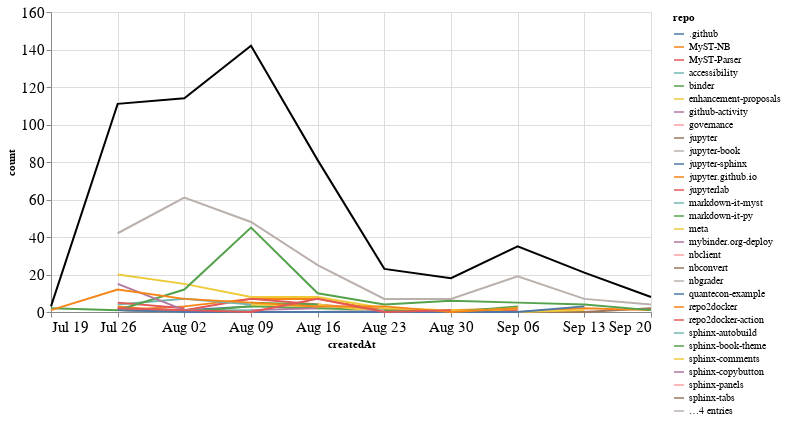

The cell this chart's notebook holds for it:
### Markdown cell above
## Comments

### Code cell
comments_time = comments.groupby('repo').resample('W', on='createdAt').count()['author'].reset_index()
comments_time = comments_time.rename(columns={'author': 'count'})
comments_time_total = comments_time.groupby('createdAt').agg({"count": "sum"}).reset_index()
ch1 = alt.Chart(comments_time, width=600).mark_line().encode(
    x='createdAt',
    y='count',
    color='repo',
    tooltip="repo"
)

ch2 = alt.Chart(comments_time_total, width=600).mark_line(color="black").encode(
    x='createdAt',
    y='count',
)

ch1 + ch2

### Figure 1 — Vega-Lite specification as saved in the notebook (floating-point values rounded to 4 significant figures)
{"config": {"axisLeft": {"labelFontSize": 15}, "axisBottom": {"labelFontSize": 15}}, "layer": [{"data": {"name": "data-2e652edb409a316e8bc7059a9efa07e3"}, "mark": "line", "encoding": {"color": {"type": "nominal", "field": "repo"}, "tooltip": {"type": "nominal", "field": "repo"}, "x": {"type": "temporal", "field": "createdAt"}, "y": {"type": "quantitative", "field": "count"}}, "width": 600}, {"data": {"name": "data-922b309c26c95769317ffa856b517aa6"}, "mark": {"type": "line", "color": "black"}, "encoding": {"x": {"type": "temporal", "field": "createdAt"}, "y": {"type": "quantitative", "field": "count"}}, "width": 600}], "$schema": "https://vega.github.io/schema/vega-lite/v4.8.1.json", "datasets": {"data-2e652edb409a316e8bc7059a9efa07e3": [{"repo": ".github", "createdAt": "2020-08-02T00:00:00", "count": 1}, {"repo": ".github", "createdAt": "2020-08-09T00:00:00", "count": 3}, {"repo": "MyST-NB", "createdAt": "2020-07-26T00:00:00", "count": 1}, {"repo": "MyST-NB", "createdAt": "2020-08-02T00:00:00", "count": 3}, {"repo": "MyST-NB", "createdAt": "2020-08-09T00:00:00", "count": 7}, {"repo": "MyST-NB", "createdAt": "2020-08-16T00:00:00", "count": 7}, {"repo": "MyST-NB", "createdAt": "2020-08-23T00:00:00", "count": 1}, {"repo": "MyST-NB", "createdAt": "2020-08-30T00:00:00", "count": 1}, {"repo": "MyST-NB", "createdAt": "2020-09-06T00:00:00", "count": 2}, {"repo": "MyST-Parser", "createdAt": "2020-07-26T00:00:00", "count": 2}, {"repo": "MyST-Parser", "createdAt": "2020-08-02T00:00:00", "count": 1}, {"repo": "MyST-Parser", "createdAt": "2020-08-09T00:00:00", "count": 7}, {"repo": "MyST-Parser", "createdAt": "2020-08-16T00:00:00", "count": 4}, {"repo": "MyST-Parser", "createdAt": "2020-08-23T00:00:00", "count": 1}, {"repo": "MyST-Parser", "createdAt": "2020-08-30T00:00:00", "count": 0}, {"repo": "MyST-Parser", "createdAt": "2020-09-06T00:00:00", "count": 1}, {"repo": "accessibility", "createdAt": "2020-08-02T00:00:00", "count": 1}, {"repo": "accessibility", "createdAt": "2020-08-09T00:00:00", "count": 1}, {"repo": "binder", "createdAt": "2020-07-26T00:00:00", "count": 1}, {"repo": "binder", "createdAt": "2020-08-02T00:00:00", "count": 0}, {"repo": "binder", "createdAt": "2020-08-09T00:00:00", "count": 3}, {"repo": "binder", "createdAt": "2020-08-16T00:00:00", "count": 2}, {"repo": "binder", "createdAt": "2020-08-23T00:00:00", "count": 1}, {"repo": "binder", "createdAt": "2020-08-30T00:00:00", "count": 0}, {"repo": "binder", "createdAt": "2020-09-06T00:00:00", "count": 3}, {"repo": "enhancement-proposals", "createdAt": "2020-08-16T00:00:00", "count": 4}, {"repo": "enhancement-proposals", "createdAt": "2020-08-23T00:00:00", "count": 0}, {"repo": "enhancement-proposals", "createdAt": "2020-08-30T00:00:00", "count": 0}, {"repo": "enhancement-proposals", "createdAt": "2020-09-06T00:00:00", "count": 2}, {"repo": "github-activity", "createdAt": "2020-08-09T00:00:00", "count": 1}, {"repo": "github-activity", "createdAt": "2020-08-16T00:00:00", "count": 2}, {"repo": "governance", "createdAt": "2020-08-09T00:00:00", "count": 1}, {"repo": "jupyter", "createdAt": "2020-07-26T00:00:00", "count": 1}, {"repo": "jupyter", "createdAt": "2020-08-02T00:00:00", "count": 0}, {"repo": "jupyter", "createdAt": "2020-08-09T00:00:00", "count": 0}, {"repo": "jupyter", "createdAt": "2020-08-16T00:00:00", "count": 0}, {"repo": "jupyter", "createdAt": "2020-08-23T00:00:00", "count": 0}, {"repo": "jupyter", "createdAt": "2020-08-30T00:00:00", "count": 0}, {"repo": "jupyter", "createdAt": "2020-09-06T00:00:00", "count": 0}, {"repo": "jupyter", "createdAt": "2020-09-13T00:00:00", "count": 0}, {"repo": "jupyter", "createdAt": "2020-09-20T00:00:00", "count": 2}, {"repo": "jupyter-book", "createdAt": "2020-07-26T00:00:00", "count": 42}, {"repo": "jupyter-book", "createdAt": "2020-08-02T00:00:00", "count": 61}, {"repo": "jupyter-book", "createdAt": "2020-08-09T00:00:00", "count": 48}, {"repo": "jupyter-book", "createdAt": "2020-08-16T00:00:00", "count": 25}, {"repo": "jupyter-book", "createdAt": "2020-08-23T00:00:00", "count": 7}, {"repo": "jupyter-book", "createdAt": "2020-08-30T00:00:00", "count": 7}, {"repo": "jupyter-book", "createdAt": "2020-09-06T00:00:00", "count": 19}, {"repo": "jupyter-book", "createdAt": "2020-09-13T00:00:00", "count": 7}, {"repo": "jupyter-book", "createdAt": "2020-09-20T00:00:00", "count": 4}, {"repo": "jupyter-sphinx", "createdAt": "2020-08-30T00:00:00", "count": 2}, {"repo": "jupyter.github.io", "createdAt": "2020-07-26T00:00:00", "count": 3}, {"repo": "jupyter.github.io", "createdAt": "2020-08-02T00:00:00", "count": 0}, {"repo": "jupyter.github.io", "createdAt": "2020-08-09T00:00:00", "count": 0}, {"repo": "jupyter.github.io", "createdAt": "2020-08-16T00:00:00", "count": 0}, {"repo": "jupyter.github.io", "createdAt": "2020-08-23T00:00:00", "count": 0}, {"repo": "jupyter.github.io", "createdAt": "2020-08-30T00:00:00", "count": 0}, {"repo": "jupyter.github.io", "createdAt": "2020-09-06T00:00:00", "count": 0}, {"repo": "jupyter.github.io", "createdAt": "2020-09-13T00:00:00", "count": 2}, {"repo": "jupyter.github.io", "createdAt": "2020-09-20T00:00:00", "count": 1}, {"repo": "jupyterlab", "createdAt": "2020-09-06T00:00:00", "count": 1}, {"repo": "markdown-it-myst", "createdAt": "2020-07-26T00:00:00", "count": 4}, {"repo": "markdown-it-myst", "createdAt": "2020-08-02T00:00:00", "count": 7}, {"repo": "markdown-it-myst", "createdAt": "2020-08-09T00:00:00", "count": 4}, {"repo": "markdown-it-py", "createdAt": "2020-08-09T00:00:00", "count": 5}, {"repo": "markdown-it-py", "createdAt": "2020-08-16T00:00:00", "count": 4}, {"repo": "meta", "createdAt": "2020-07-26T00:00:00", "count": 20}, {"repo": "meta", "createdAt": "2020-08-02T00:00:00", "count": 15}, {"repo": "meta", "createdAt": "2020-08-09T00:00:00", "count": 8}, {"repo": "meta", "createdAt": "2020-08-16T00:00:00", "count": 8}, {"repo": "meta", "createdAt": "2020-08-23T00:00:00", "count": 2}, {"repo": "meta", "createdAt": "2020-08-30T00:00:00", "count": 1}, {"repo": "meta", "createdAt": "2020-09-06T00:00:00", "count": 0}, {"repo": "meta", "createdAt": "2020-09-13T00:00:00", "count": 1}, {"repo": "mybinder.org-deploy", "createdAt": "2020-08-23T00:00:00", "count": 1}, {"repo": "nbclient", "createdAt": "2020-09-13T00:00:00", "count": 1}, {"repo": "nbconvert", "createdAt": "2020-09-13T00:00:00", "count": 2}, {"repo": "nbgrader", "createdAt": "2020-07-26T00:00:00", "count": 1}, {"repo": "nbgrader", "createdAt": "2020-08-02T00:00:00", "count": 0}, {"repo": "nbgrader", "createdAt": "2020-08-09T00:00:00", "count": 0}, {"repo": "nbgrader", "createdAt": "2020-08-16T00:00:00", "count": 0}, {"repo": "nbgrader", "createdAt": "2020-08-23T00:00:00", "count": 1}, {"repo": "quantecon-example", "createdAt": "2020-08-02T00:00:00", "count": 1}, {"repo": "repo2docker", "createdAt": "2020-08-02T00:00:00", "count": 1}, {"repo": "repo2docker-action", "createdAt": "2020-07-26T00:00:00", "count": 5}, {"repo": "repo2docker-action", "createdAt": "2020-08-02T00:00:00", "count": 2}, {"repo": "sphinx-autobuild", "createdAt": "2020-08-16T00:00:00", "count": 1}, {"repo": "sphinx-book-theme", "createdAt": "2020-07-19T00:00:00", "count": 2}, {"repo": "sphinx-book-theme", "createdAt": "2020-07-26T00:00:00", "count": 1}, {"repo": "sphinx-book-theme", "createdAt": "2020-08-02T00:00:00", "count": 12}, {"repo": "sphinx-book-theme", "createdAt": "2020-08-09T00:00:00", "count": 45}, {"repo": "sphinx-book-theme", "createdAt": "2020-08-16T00:00:00", "count": 10}, {"repo": "sphinx-book-theme", "createdAt": "2020-08-23T00:00:00", "count": 4}, {"repo": "sphinx-book-theme", "createdAt": "2020-08-30T00:00:00", "count": 6}, {"repo": "sphinx-book-theme", "createdAt": "2020-09-06T00:00:00", "count": 5}, {"repo": "sphinx-book-theme", "createdAt": "2020-09-13T00:00:00", "count": 4}, {"repo": "sphinx-book-theme", "createdAt": "2020-09-20T00:00:00", "count": 1}, {"repo": "sphinx-comments", "createdAt": "2020-08-09T00:00:00", "count": 4}, {"repo": "sphinx-comments", "createdAt": "2020-08-16T00:00:00", "count": 3}, {"repo": "sphinx-copybutton", "createdAt": "2020-07-26T00:00:00", "count": 15}, {"repo": "sphinx-copybutton", "createdAt": "2020-08-02T00:00:00", "count": 1}, {"repo": "sphinx-panels", "createdAt": "2020-09-13T00:00:00", "count": 1}, {"repo": "sphinx-tabs", "createdAt": "2020-08-23T00:00:00", "count": 2}, {"repo": "sphinx-thebe", "createdAt": "2020-08-16T00:00:00", "count": 1}, {"repo": "sphinx-togglebutton", "createdAt": "2020-07-26T00:00:00", "count": 1}, {"repo": "sphinx-togglebutton", "createdAt": "2020-08-02T00:00:00", "count": 0}, {"repo": "sphinx-togglebutton", "createdAt": "2020-08-09T00:00:00", "count": 0}, {"repo": "sphinx-togglebutton", "createdAt": "2020-08-16T00:00:00", "count": 0}, {"repo": "sphinx-togglebutton", "createdAt": "2020-08-23T00:00:00", "count": 0}, {"repo": "sphinx-togglebutton", "createdAt": "2020-08-30T00:00:00", "count": 0}, {"repo": "sphinx-togglebutton", "createdAt": "2020-09-06T00:00:00", "count": 0}, {"repo": "sphinx-togglebutton", "createdAt": "2020-09-13T00:00:00", "count": 3}, {"repo": "team-compass", "createdAt": "2020-07-19T00:00:00", "count": 1}, {"repo": "team-compass", "createdAt": "2020-07-26T00:00:00", "count": 12}, {"repo": "team-compass", "createdAt": "2020-08-02T00:00:00", "count": 7}, {"repo": "team-compass", "createdAt": "2020-08-09T00:00:00", "count": 5}, {"repo": "team-compass", "createdAt": "2020-08-16T00:00:00", "count": 3}, {"repo": "team-compass", "createdAt": "2020-08-23T00:00:00", "count": 3}, {"repo": "team-compass", "createdAt": "2020-08-30T00:00:00", "count": 0}, {"repo": "team-compass", "createdAt": "2020-09-06T00:00:00", "count": 2}, {"repo": "thebe", "createdAt": "2020-07-26T00:00:00", "count": 2}, {"repo": "thebe", "createdAt": "2020-08-02T00:00:00", "count": 1}, {"repo": "thebe", "createdAt": "2020-08-09T00:00:00", "count": 0}, {"repo": "thebe", "createdAt": "2020-08-16T00:00:00", "count": 7}, {"repo": "thebe", "createdAt": "2020-08-23T00:00:00", "count": 0}, {"repo": "thebe", "createdAt": "2020-08-30T00:00:00", "count": 1}], "data-922b309c26c95769317ffa856b517aa6": [{"createdAt": "2020-07-19T00:00:00", "count": 3}, {"createdAt": "2020-07-26T00:00:00", "count": 111}, {"createdAt": "2020-08-02T00:00:00", "count": 114}, {"createdAt": "2020-08-09T00:00:00", "count": 142}, {"createdAt": "2020-08-16T00:00:00", "count": 81}, {"createdAt": "2020-08-23T00:00:00", "count": 23}, {"createdAt": "2020-08-30T00:00:00", "count": 18}, {"createdAt": "2020-09-06T00:00:00", "count": 35}, {"createdAt": "2020-09-13T00:00:00", "count": 21}, {"createdAt": "2020-09-20T00:00:00", "count": 8}]}}
